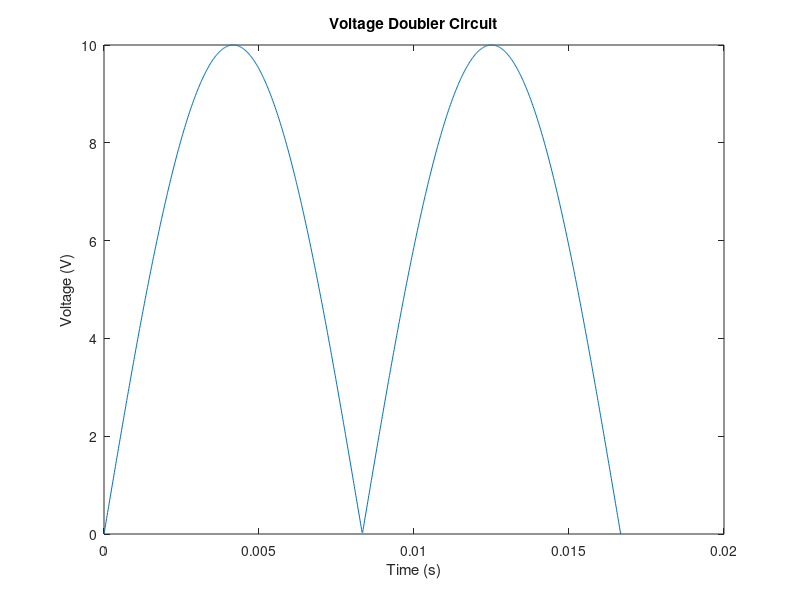

The MATLAB script that drew this image:
%Name: Md. Roknuzzaman Rikon
%ID: 22024014
% Voltage Doubler Circuit 
V_in = 5; % Input AC voltage peak 
f = 60; % Frequency in Hz 
t = linspace(0, 1/f, 1000); % Time vector 
V_out = 2 * V_in * abs(sin(2*pi*f*t)); % Output voltage waveform 
plot(t, V_out); 
title('Voltage Doubler Circuit'); 
xlabel('Time (s)'); 
ylabel('Voltage (V)')
